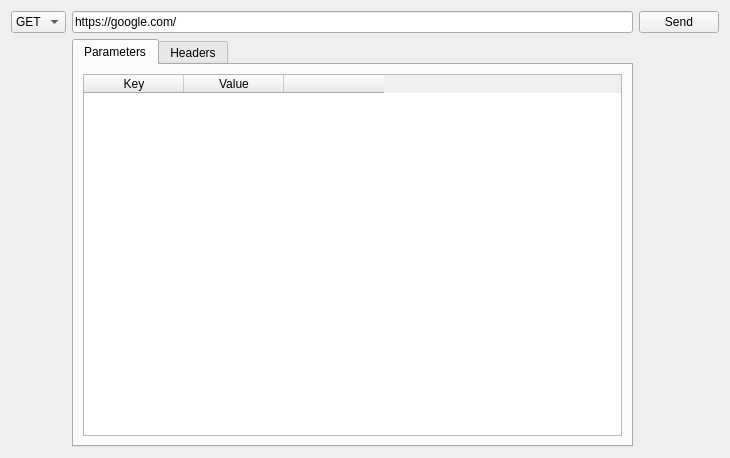
<?xml version="1.0" encoding="UTF-8"?>
<ui version="4.0">
 <class>Per::HttpTab</class>
 <widget class="QWidget" name="Per::HttpTab">
  <property name="geometry">
   <rect>
    <x>0</x>
    <y>0</y>
    <width>730</width>
    <height>458</height>
   </rect>
  </property>
  <property name="windowTitle">
   <string>HttpTab</string>
  </property>
  <property name="autoFillBackground">
   <bool>false</bool>
  </property>
  <layout class="QGridLayout" name="gridLayout">
   <item row="1" column="1">
    <widget class="QTabWidget" name="requestTabWidget">
     <property name="tabPosition">
      <enum>QTabWidget::TabPosition::North</enum>
     </property>
     <property name="tabShape">
      <enum>QTabWidget::TabShape::Rounded</enum>
     </property>
     <property name="currentIndex">
      <number>0</number>
     </property>
     <widget class="QWidget" name="parametersTab">
      <attribute name="title">
       <string>Parameters</string>
      </attribute>
      <layout class="QVBoxLayout" name="verticalLayout">
       <item>
        <widget class="QTableWidget" name="parametersTable">
         <property name="horizontalScrollBarPolicy">
          <enum>Qt::ScrollBarPolicy::ScrollBarAsNeeded</enum>
         </property>
         <property name="sizeAdjustPolicy">
          <enum>QAbstractScrollArea::SizeAdjustPolicy::AdjustToContents</enum>
         </property>
         <property name="dragEnabled">
          <bool>false</bool>
         </property>
         <property name="dragDropMode">
          <enum>QAbstractItemView::DragDropMode::NoDragDrop</enum>
         </property>
         <property name="showGrid">
          <bool>true</bool>
         </property>
         <property name="cornerButtonEnabled">
          <bool>false</bool>
         </property>
         <property name="columnCount">
          <number>3</number>
         </property>
         <attribute name="horizontalHeaderVisible">
          <bool>true</bool>
         </attribute>
         <attribute name="horizontalHeaderCascadingSectionResizes">
          <bool>false</bool>
         </attribute>
         <attribute name="horizontalHeaderMinimumSectionSize">
          <number>5</number>
         </attribute>
         <attribute name="horizontalHeaderDefaultSectionSize">
          <number>100</number>
         </attribute>
         <attribute name="horizontalHeaderHighlightSections">
          <bool>false</bool>
         </attribute>
         <attribute name="horizontalHeaderShowSortIndicator" stdset="0">
          <bool>false</bool>
         </attribute>
         <attribute name="horizontalHeaderStretchLastSection">
          <bool>false</bool>
         </attribute>
         <attribute name="verticalHeaderVisible">
          <bool>false</bool>
         </attribute>
         <column>
          <property name="text">
           <string>Key</string>
          </property>
         </column>
         <column>
          <property name="text">
           <string>Value</string>
          </property>
         </column>
         <column>
          <property name="text">
           <string/>
          </property>
         </column>
        </widget>
       </item>
      </layout>
     </widget>
     <widget class="QWidget" name="headersTab">
      <attribute name="title">
       <string>Headers</string>
      </attribute>
      <layout class="QVBoxLayout" name="verticalLayout_2"/>
     </widget>
    </widget>
   </item>
   <item row="0" column="1">
    <widget class="QLineEdit" name="urlLineEdit">
     <property name="text">
      <string>https://google.com/</string>
     </property>
    </widget>
   </item>
   <item row="0" column="2">
    <widget class="QPushButton" name="sendButton">
     <property name="cursor">
      <cursorShape>PointingHandCursor</cursorShape>
     </property>
     <property name="text">
      <string>Send</string>
     </property>
    </widget>
   </item>
   <item row="0" column="0">
    <widget class="QComboBox" name="methodComboBox">
     <item>
      <property name="text">
       <string>GET</string>
      </property>
     </item>
    </widget>
   </item>
  </layout>
 </widget>
 <resources/>
 <connections/>
</ui>
